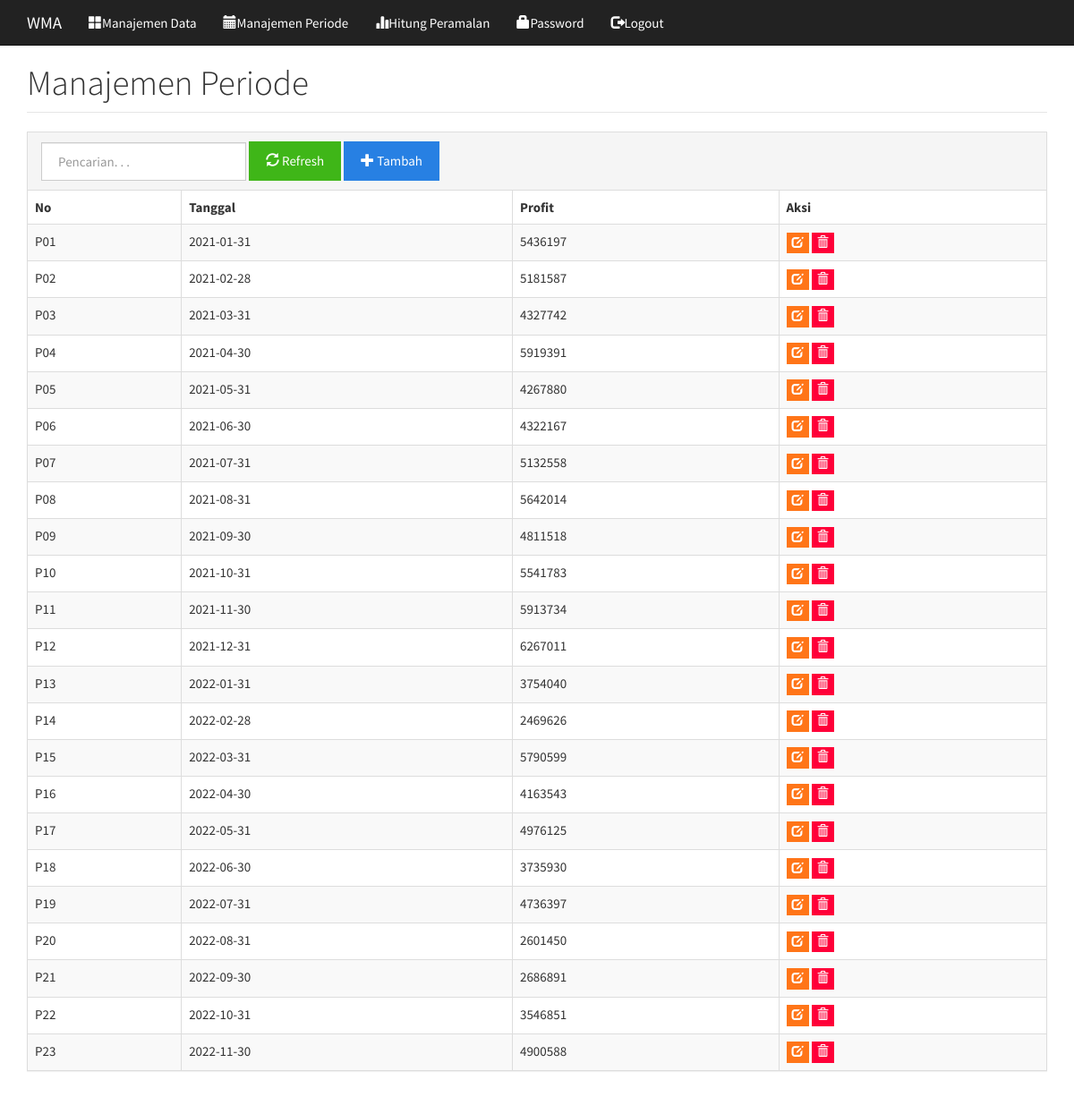
/index.php?m=periode (signed in), run on the app's committed database.
### tables this page shows
CREATE TABLE `tb_periode` (
  `kode_periode` varchar(16) NOT NULL,
  `tanggal` date DEFAULT NULL
);

### functions.php (called while the page is built, shortened)
<?php
include 'config.php';
include 'includes/db.php';
$db = new DB($config['server'], $config['username'], $config['password'], $config['database_name']);
function _get($key, $val = null)
{
    if (isset($_GET[$key]))
        return $_GET[$key];
    else
        return $val;
}
function _session($key, $val = null)
{
    if (isset($_SESSION[$key]))
        return $_SESSION[$key];
    else
        return $val;
}
$mod = _get('m');
$rows = $db->get_results("SELECT * FROM tb_periode ORDER BY kode_periode");
foreach ($rows as $row) {
    $PERIODE[$row->kode_periode] = $row->tanggal;
}
$rows = $db->get_results("SELECT * FROM tb_jenis ORDER BY kode_jenis");
foreach ($rows as $row) {
    $JENIS[$row->kode_jenis] = $row->nama_jenis;
}
function get_data()
{
    global $db, $PERIODE;
    $rows = $db->get_results("SELECT *
    FROM tb_relasi r
    ORDER BY kode_periode, kode_jenis");
    $data = array();
    foreach ($rows as $row) {
        $data[$PERIODE[$row->kode_periode]][$row->kode_jenis] = $row->nilai;
    }
    return $data;
}

### config.php (called while the page is built)
<?php
$config["server"] = 'localhost';
$config["username"] = 'root';
$config["password"] = '';
$config["database_name"] = 'wma';

### includes/db.php (called while the page is built, shortened)
<?php
class DB{
    var $conn = null;
    public function __construct($host, $username, $passwd, $dbname){
        $this->conn = mysqli_connect($host, $username, $passwd, $dbname);
    }
    public function query($sql){
        $query = mysqli_query($this->conn, $sql) or die('<pre>Error mysqli_query: ' . mysqli_error($this->conn) . '<br />' . $sql . '</pre>');
        return $query;
    }
    public function get_results($sql){
        $query = $this->query($sql);
        $arr = array();
        while($row = mysqli_fetch_object($query)){
            $arr[] = $row;
        }
        return $arr;
    }
}

### periode.php (the view, shortened to what this page needs)
<div class="page-header">
    <h1>Manajemen Periode</h1>
</div>
<div class="panel panel-default">
    <div class="panel-heading">
        <form class="form-inline">
            <div class="form-group">
                <input class="form-control" type="text" placeholder="Pencarian. . ." name="q" value="<?= _get('q') ?>" />
            </div>
            <div class="form-group">
                <button class="btn btn-success"><span class="glyphicon glyphicon-refresh"></span> Refresh</button>
            </div>
            <div class="form-group">
                <a class="btn btn-primary" href="?m=periode_tambah"><span class="glyphicon glyphicon-plus"></span> Tambah</a>
            </div>
        </form>
    </div>
    <table class="table table-bordered table-hover table-striped">
        <thead>
            <tr>
                <th>No</th>
                <th>Tanggal</th>
                <?php foreach ($JENIS as $key => $val) : ?>
                    <th><?= $val ?></th>
                <?php endforeach ?>
                <th>Aksi</th>
            </tr>
        </thead>
        <?php
        $q = esc_field(_get('q'));
        $rows = $db->get_results("SELECT * FROM tb_periode WHERE tanggal LIKE '%$q%' ORDER BY kode_periode");
        $analisa = get_data();
        foreach ($rows as $row) : ?>
            <tr>
                <td><?= $row->kode_periode ?></td>
                <td class="nw"><?= $row->tanggal ?></td>
                <?php foreach ($analisa[$PERIODE[$row->kode_periode]] as $k => $v) : ?>
                    <td><?= $v ?></td>
                <?php endforeach ?>
                <td class="nw">
                    <a class="btn btn-xs btn-warning" href="?m=periode_ubah&ID=<?= $row->kode_periode ?>"><span class="glyphicon glyphicon-edit"></span></a>
                    <a class="btn btn-xs btn-danger" href="aksi.php?act=periode_hapus&ID=<?= $row->kode_periode ?>" onclick="return confirm('Hapus data?')"><span class="glyphicon glyphicon-trash"></span></a>
                </td>
            </tr>
        <?php endforeach; ?>
    </table>
</div>

### index.php (shortened to what this page needs)
<?php
include 'functions.php';
?>
<!DOCTYPE html>
<html lang="en">
<head>
	<link href="assets/css/cosmo-bootstrap.min.css" rel="stylesheet" />
	<link href="assets/css/general.css" rel="stylesheet" />
</head>
<body>
	<nav class="navbar navbar-default navbar-static-top">
		<div class="container">
			<div class="navbar-header">
				<a class="navbar-brand" href="?">WMA</a>
			</div>
			<div id="navbar" class="navbar-collapse collapse">
				<ul class="nav navbar-nav">
					<?php if (_session('login')) : ?>
						<li><a href="?m=jenis"><span class="glyphicon glyphicon-th-large"></span>Manajemen Data</a></li>
						<li><a href="?m=periode"><span class="glyphicon glyphicon-calendar"></span>Manajemen Periode</a></li>
						<li><a href="?m=wma"><span class="glyphicon glyphicon-stats"></span>Hitung Peramalan</a></li>
						<li><a href="?m=password"><span class="glyphicon glyphicon-lock"></span>Password</a></li>
						<li><a href="aksi.php?act=logout"><span class="glyphicon glyphicon-log-out"></span>Logout</a></li>
					<?php else : ?>
						<li><a href="?m=wma"><span class="glyphicon glyphicon-stats"></span>Hitung</a></li>
						<li><a href="?m=tentang"><span class="glyphicon glyphicon-info-sign"></span>Tentang</a></li>
						<li><a href="?m=login"><span class="glyphicon glyphicon-log-in"></span>Login</a></li>
					<?php endif ?>
				</ul>
			</div>
		</div>
	</nav>
	<div class="container">
		<?php
		if (file_exists($mod . '.php'))
			include $mod . '.php';
		else
			include 'home.php';
		?>
	</div>
</body>
</html>

### assets/css/general.css (style rules this page uses)
html { position: relative; min-height: 100%; }
body { margin-bottom: 70px; }
.nw { white-space: nowrap; }
.page-header { margin-top: 0; padding-bottom: 0; }
.page-header h1 { margin-top: 0; }

### data on the page
tb_periode: kode_periode "P01", tanggal "2021-01-31", kode_periode "5436197"
tb_periode: kode_periode "P02", tanggal "2021-02-28", kode_periode "5181587"
tb_periode: kode_periode "P03", tanggal "2021-03-31", kode_periode "4327742"
tb_periode: kode_periode "P04", tanggal "2021-04-30", kode_periode "5919391"
tb_periode: kode_periode "P05", tanggal "2021-05-31", kode_periode "4267880"
tb_periode: kode_periode "P06", tanggal "2021-06-30", kode_periode "4322167"
tb_periode: kode_periode "P07", tanggal "2021-07-31", kode_periode "5132558"
tb_periode: kode_periode "P08", tanggal "2021-08-31", kode_periode "5642014"
tb_periode: kode_periode "P09", tanggal "2021-09-30", kode_periode "4811518"
tb_periode: kode_periode "P10", tanggal "2021-10-31", kode_periode "5541783"
tb_periode: kode_periode "P11", tanggal "2021-11-30", kode_periode "5913734"
tb_periode: kode_periode "P12", tanggal "2021-12-31", kode_periode "6267011"
tb_periode: kode_periode "P13", tanggal "2022-01-31", kode_periode "3754040"
tb_periode: kode_periode "P14", tanggal "2022-02-28", kode_periode "2469626"
tb_periode: kode_periode "P15", tanggal "2022-03-31", kode_periode "5790599"
tb_periode: kode_periode "P16", tanggal "2022-04-30", kode_periode "4163543"
tb_periode: kode_periode "P17", tanggal "2022-05-31", kode_periode "4976125"
tb_periode: kode_periode "P18", tanggal "2022-06-30", kode_periode "3735930"
tb_periode: kode_periode "P19", tanggal "2022-07-31", kode_periode "4736397"
tb_periode: kode_periode "P20", tanggal "2022-08-31", kode_periode "2601450"
tb_periode: kode_periode "P21", tanggal "2022-09-30", kode_periode "2686891"
tb_periode: kode_periode "P22", tanggal "2022-10-31", kode_periode "3546851"
tb_periode: kode_periode "P23", tanggal "2022-11-30", kode_periode "4900588"

### other printed values
$val "Profit"
